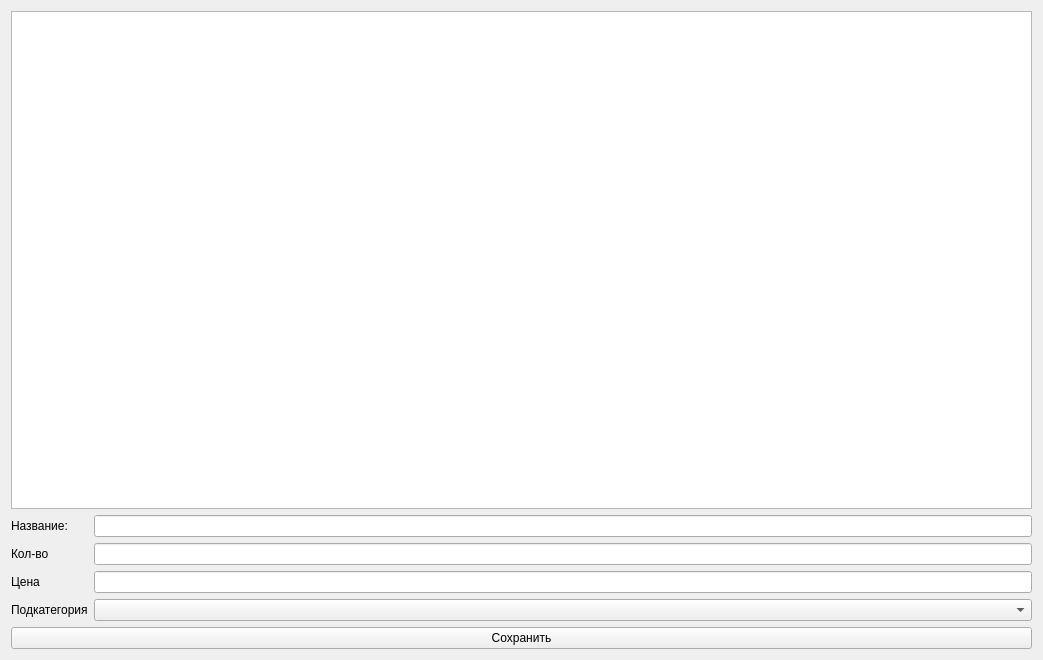
<?xml version="1.0" encoding="UTF-8"?>
<ui version="4.0">
 <class>EquipmentForm</class>
 <widget class="QWidget" name="EquipmentForm">
  <property name="geometry">
   <rect>
    <x>0</x>
    <y>0</y>
    <width>1043</width>
    <height>660</height>
   </rect>
  </property>
  <property name="windowTitle">
   <string>Form</string>
  </property>
  <layout class="QVBoxLayout" name="verticalLayout">
   <item>
    <widget class="QTableView" name="table_equipment">
     <property name="sizeAdjustPolicy">
      <enum>QAbstractScrollArea::AdjustToContents</enum>
     </property>
    </widget>
   </item>
   <item>
    <layout class="QFormLayout" name="formLayout">
     <property name="sizeConstraint">
      <enum>QLayout::SetDefaultConstraint</enum>
     </property>
     <property name="fieldGrowthPolicy">
      <enum>QFormLayout::AllNonFixedFieldsGrow</enum>
     </property>
     <property name="rowWrapPolicy">
      <enum>QFormLayout::DontWrapRows</enum>
     </property>
     <property name="topMargin">
      <number>0</number>
     </property>
     <item row="0" column="0">
      <widget class="QLabel" name="label">
       <property name="text">
        <string>Название:</string>
       </property>
      </widget>
     </item>
     <item row="0" column="1">
      <widget class="QLineEdit" name="lineEdit_title_equipment"/>
     </item>
     <item row="1" column="0">
      <widget class="QLabel" name="label_2">
       <property name="text">
        <string>Кол-во</string>
       </property>
      </widget>
     </item>
     <item row="1" column="1">
      <widget class="QLineEdit" name="lineEdit_pcs_equipment"/>
     </item>
     <item row="3" column="0">
      <widget class="QLabel" name="label_3">
       <property name="text">
        <string>Цена</string>
       </property>
      </widget>
     </item>
     <item row="3" column="1">
      <widget class="QLineEdit" name="lineEdit_price_equipment"/>
     </item>
     <item row="4" column="0">
      <widget class="QLabel" name="label_4">
       <property name="text">
        <string>Подкатегория</string>
       </property>
      </widget>
     </item>
     <item row="4" column="1">
      <widget class="QComboBox" name="comboBox_subcategory_equipment"/>
     </item>
    </layout>
   </item>
   <item>
    <widget class="QPushButton" name="pushButton_save_equipment">
     <property name="text">
      <string>Сохранить</string>
     </property>
    </widget>
   </item>
  </layout>
 </widget>
 <resources/>
 <connections/>
</ui>
